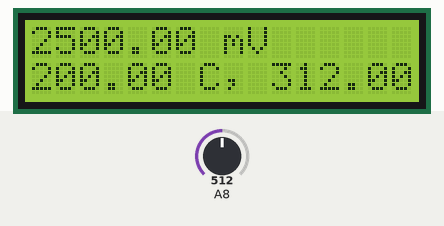
A sketch run on a simulated Arduino Mega 2560, built with avr-gcc and run on an emulated ATmega2560. Shown: 16×2 character LCD. The test bench sets the inputs (shaded band); at power-on: A8 = 512.

Above: at 1.2 s.
1.3 s: A8 set to 318
At 2.1 s:
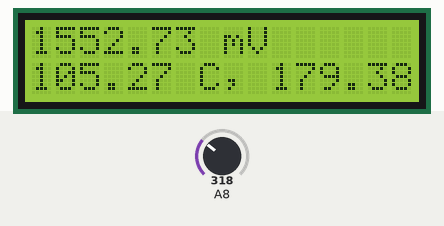
3.0 s: A8 set to 289
At 3.7 s:
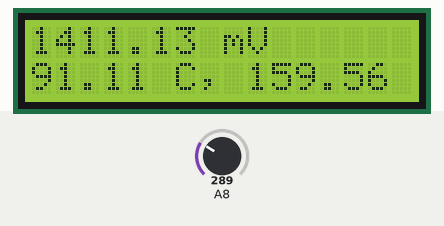
4.5 s: A8 set to 213
At 5.4 s:
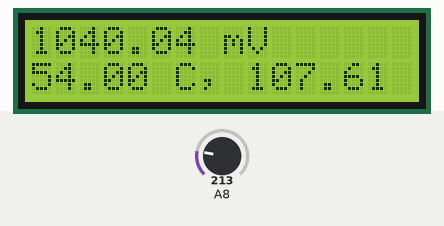
6.1 s: A8 set to 204
At 7.0 s:
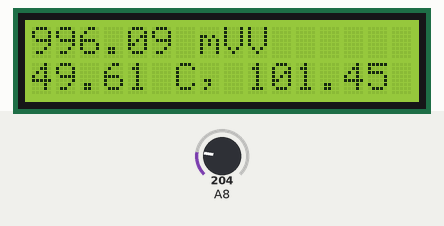
7.6 s: A8 set to 122
At 8.6 s:
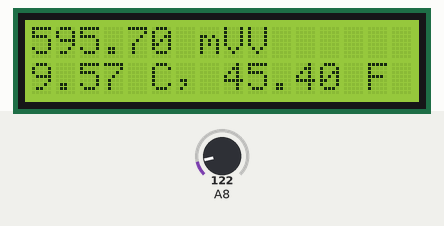
9.1 s: A8 set to 90
At 10.2 s:
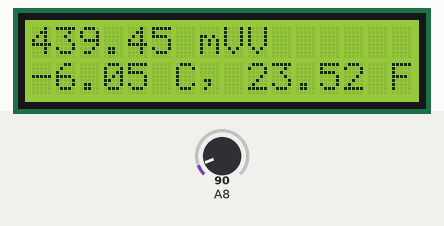
10.6 s: A8 set to 74
Timing chart, 0 to 13.1 s (numbered marks = the images above; inputs shaded):
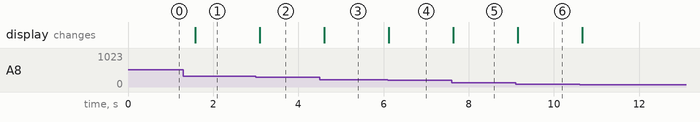

The sketch:

TempWithLCD.ino
```cpp
#include <LiquidCrystal.h>

float conversion = 5000.0/1024.0;
LiquidCrystal lcd(8, 9, 4, 5, 6, 7);

int reading;
float millivolts;
float tempC;
float tempF;

void setup() {
    lcd.begin(16, 2);
}

void loop() {
    reading = analogRead(A8);
    millivolts = conversion * reading;
    tempC = (millivolts - 500) / 10;
    tempF = (1.4 * tempC) + 32;
    lcd.setCursor(0, 0);
    lcd.print(String(millivolts) + " mV");
    lcd.setCursor(0, 1);
    lcd.print(String(tempC) + " C, " + String(tempF) + " F");
    delay(500);
}
```

Measured:
- the behaviour switches between 308 and 307 on A8 (found by bisection; images 1 and 2)
- the behaviour switches between 205 and 204 on A8 (found by bisection; images 3 and 4)
- after the input at 1.3 s, the display: changes after 0.28 s (image 1)
- after the input at 3.0 s, the display: changes after 0.09 s (image 2)
- after the input at 4.5 s, the display: changes after 0.11 s (image 3)
- after the input at 6.1 s, the display: changes at once (image 4)
- after the input at 7.6 s, the display: changes at once (image 5)
- after the input at 9.1 s, the display: changes after 0.05 s (image 6)
